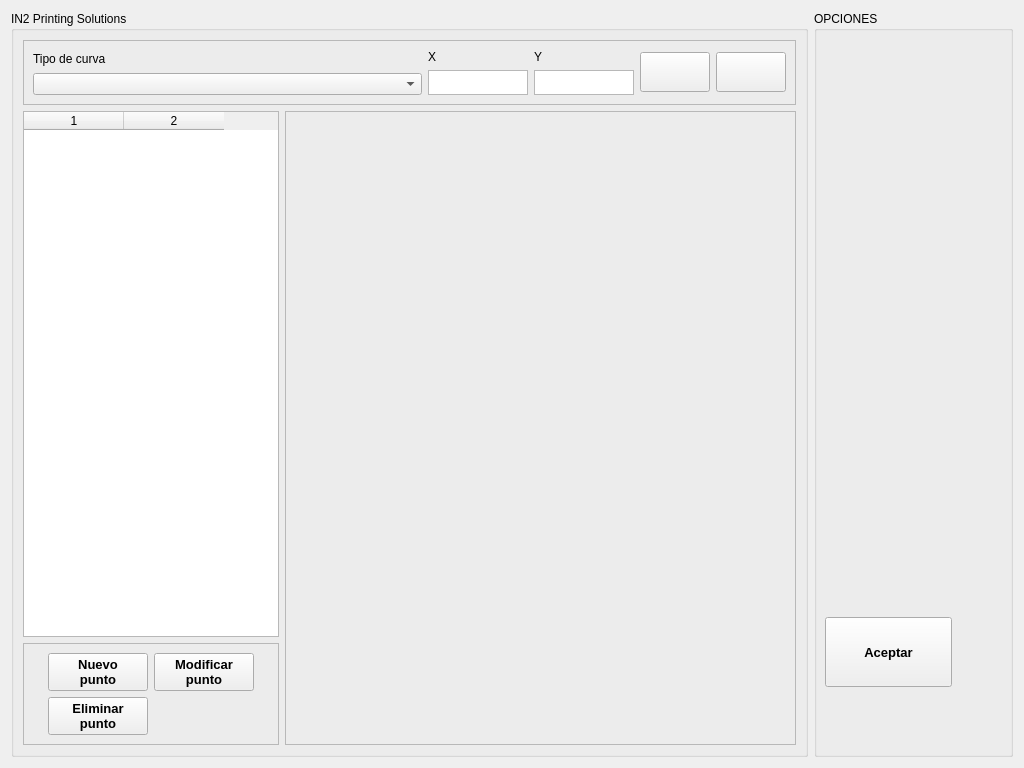
<?xml version="1.0" encoding="UTF-8"?>
<ui version="4.0">
 <class>ConfigTablasUI</class>
 <widget class="QWidget" name="ConfigTablasUI">
  <property name="geometry">
   <rect>
    <x>0</x>
    <y>0</y>
    <width>1024</width>
    <height>768</height>
   </rect>
  </property>
  <property name="sizePolicy">
   <sizepolicy hsizetype="Expanding" vsizetype="Preferred">
    <horstretch>0</horstretch>
    <verstretch>0</verstretch>
   </sizepolicy>
  </property>
  <property name="windowTitle">
   <string>IN2PS</string>
  </property>
  <property name="windowOpacity">
   <double>1.000000000000000</double>
  </property>
  <layout class="QGridLayout" name="gridLayout">
   <item row="0" column="0">
    <widget class="QGroupBox" name="groupBox_2">
     <property name="sizePolicy">
      <sizepolicy hsizetype="Expanding" vsizetype="Preferred">
       <horstretch>12</horstretch>
       <verstretch>20</verstretch>
      </sizepolicy>
     </property>
     <property name="minimumSize">
      <size>
       <width>0</width>
       <height>0</height>
      </size>
     </property>
     <property name="font">
      <font>
       <pointsize>9</pointsize>
      </font>
     </property>
     <property name="title">
      <string>IN2 Printing Solutions</string>
     </property>
     <layout class="QGridLayout" name="gridLayout_5">
      <item row="0" column="0" colspan="2">
       <widget class="QFrame" name="frame">
        <property name="sizePolicy">
         <sizepolicy hsizetype="Preferred" vsizetype="Fixed">
          <horstretch>0</horstretch>
          <verstretch>0</verstretch>
         </sizepolicy>
        </property>
        <property name="maximumSize">
         <size>
          <width>16777215</width>
          <height>70</height>
         </size>
        </property>
        <property name="frameShape">
         <enum>QFrame::StyledPanel</enum>
        </property>
        <property name="frameShadow">
         <enum>QFrame::Raised</enum>
        </property>
        <layout class="QHBoxLayout" name="horizontalLayout_3">
         <item>
          <layout class="QVBoxLayout" name="verticalLayout_2">
           <item>
            <widget class="QLabel" name="label_4">
             <property name="sizePolicy">
              <sizepolicy hsizetype="Preferred" vsizetype="Preferred">
               <horstretch>1</horstretch>
               <verstretch>0</verstretch>
              </sizepolicy>
             </property>
             <property name="font">
              <font>
               <pointsize>9</pointsize>
              </font>
             </property>
             <property name="text">
              <string>Tipo de curva</string>
             </property>
            </widget>
           </item>
           <item>
            <widget class="QComboBox" name="m_TipoCurva">
             <property name="sizePolicy">
              <sizepolicy hsizetype="Expanding" vsizetype="Minimum">
               <horstretch>0</horstretch>
               <verstretch>0</verstretch>
              </sizepolicy>
             </property>
             <property name="maximumSize">
              <size>
               <width>10000</width>
               <height>25</height>
              </size>
             </property>
            </widget>
           </item>
          </layout>
         </item>
         <item>
          <layout class="QGridLayout" name="gridLayout_2">
           <item row="0" column="0">
            <widget class="QLabel" name="lbl_x">
             <property name="sizePolicy">
              <sizepolicy hsizetype="Preferred" vsizetype="Preferred">
               <horstretch>1</horstretch>
               <verstretch>0</verstretch>
              </sizepolicy>
             </property>
             <property name="font">
              <font>
               <pointsize>9</pointsize>
              </font>
             </property>
             <property name="text">
              <string>X</string>
             </property>
            </widget>
           </item>
           <item row="0" column="1">
            <widget class="QLabel" name="lbl_y">
             <property name="sizePolicy">
              <sizepolicy hsizetype="Preferred" vsizetype="Preferred">
               <horstretch>0</horstretch>
               <verstretch>0</verstretch>
              </sizepolicy>
             </property>
             <property name="font">
              <font>
               <pointsize>9</pointsize>
              </font>
             </property>
             <property name="text">
              <string>Y</string>
             </property>
            </widget>
           </item>
           <item row="1" column="0">
            <widget class="QTextEdit" name="m_x">
             <property name="sizePolicy">
              <sizepolicy hsizetype="Maximum" vsizetype="Minimum">
               <horstretch>0</horstretch>
               <verstretch>0</verstretch>
              </sizepolicy>
             </property>
             <property name="maximumSize">
              <size>
               <width>100</width>
               <height>25</height>
              </size>
             </property>
             <property name="verticalScrollBarPolicy">
              <enum>Qt::ScrollBarAlwaysOff</enum>
             </property>
             <property name="horizontalScrollBarPolicy">
              <enum>Qt::ScrollBarAlwaysOff</enum>
             </property>
            </widget>
           </item>
           <item row="1" column="1">
            <widget class="QTextEdit" name="m_y">
             <property name="sizePolicy">
              <sizepolicy hsizetype="Maximum" vsizetype="Minimum">
               <horstretch>0</horstretch>
               <verstretch>0</verstretch>
              </sizepolicy>
             </property>
             <property name="maximumSize">
              <size>
               <width>100</width>
               <height>25</height>
              </size>
             </property>
             <property name="verticalScrollBarPolicy">
              <enum>Qt::ScrollBarAlwaysOff</enum>
             </property>
             <property name="horizontalScrollBarPolicy">
              <enum>Qt::ScrollBarAlwaysOff</enum>
             </property>
            </widget>
           </item>
          </layout>
         </item>
         <item>
          <layout class="QHBoxLayout" name="horizontalLayout">
           <item>
            <widget class="QPushButton" name="m_AceptarValores">
             <property name="sizePolicy">
              <sizepolicy hsizetype="Fixed" vsizetype="Fixed">
               <horstretch>0</horstretch>
               <verstretch>0</verstretch>
              </sizepolicy>
             </property>
             <property name="minimumSize">
              <size>
               <width>70</width>
               <height>40</height>
              </size>
             </property>
             <property name="maximumSize">
              <size>
               <width>100</width>
               <height>16777215</height>
              </size>
             </property>
             <property name="text">
              <string/>
             </property>
             <property name="icon">
              <iconset resource="../../Xaar/SinglePass/shared.qrc">
               <normaloff>:/res/images/Ok_32x32.png</normaloff>:/res/images/Ok_32x32.png</iconset>
             </property>
            </widget>
           </item>
           <item>
            <widget class="QPushButton" name="m_CancelarValores">
             <property name="sizePolicy">
              <sizepolicy hsizetype="Fixed" vsizetype="Fixed">
               <horstretch>0</horstretch>
               <verstretch>0</verstretch>
              </sizepolicy>
             </property>
             <property name="minimumSize">
              <size>
               <width>70</width>
               <height>40</height>
              </size>
             </property>
             <property name="maximumSize">
              <size>
               <width>100</width>
               <height>16777215</height>
              </size>
             </property>
             <property name="text">
              <string/>
             </property>
             <property name="icon">
              <iconset resource="../../Xaar/SinglePass/shared.qrc">
               <normaloff>:/res/images/Cancel_32x32.png</normaloff>:/res/images/Cancel_32x32.png</iconset>
             </property>
            </widget>
           </item>
          </layout>
         </item>
        </layout>
       </widget>
      </item>
      <item row="1" column="0">
       <widget class="QTableWidget" name="m_Tabla">
        <property name="sizePolicy">
         <sizepolicy hsizetype="Expanding" vsizetype="Expanding">
          <horstretch>0</horstretch>
          <verstretch>0</verstretch>
         </sizepolicy>
        </property>
        <property name="minimumSize">
         <size>
          <width>0</width>
          <height>0</height>
         </size>
        </property>
        <property name="columnCount">
         <number>2</number>
        </property>
        <column/>
        <column/>
       </widget>
      </item>
      <item row="1" column="1" rowspan="2">
       <widget class="QwtPlot" name="frameGrafico">
        <property name="sizePolicy">
         <sizepolicy hsizetype="Expanding" vsizetype="Expanding">
          <horstretch>5</horstretch>
          <verstretch>0</verstretch>
         </sizepolicy>
        </property>
        <property name="minimumSize">
         <size>
          <width>0</width>
          <height>0</height>
         </size>
        </property>
        <property name="frameShape">
         <enum>QFrame::StyledPanel</enum>
        </property>
        <property name="frameShadow">
         <enum>QFrame::Raised</enum>
        </property>
       </widget>
      </item>
      <item row="2" column="0">
       <widget class="QFrame" name="frame_2">
        <property name="minimumSize">
         <size>
          <width>100</width>
          <height>50</height>
         </size>
        </property>
        <property name="frameShape">
         <enum>QFrame::StyledPanel</enum>
        </property>
        <property name="frameShadow">
         <enum>QFrame::Raised</enum>
        </property>
        <layout class="QGridLayout" name="gridLayout_4">
         <item row="0" column="0">
          <layout class="QGridLayout" name="gridLayout_3">
           <item row="0" column="0">
            <widget class="QPushButton" name="m_NuevoPunto">
             <property name="sizePolicy">
              <sizepolicy hsizetype="Preferred" vsizetype="Preferred">
               <horstretch>0</horstretch>
               <verstretch>0</verstretch>
              </sizepolicy>
             </property>
             <property name="maximumSize">
              <size>
               <width>100</width>
               <height>50</height>
              </size>
             </property>
             <property name="font">
              <font>
               <pointsize>10</pointsize>
               <weight>75</weight>
               <bold>true</bold>
              </font>
             </property>
             <property name="text">
              <string>Nuevo
punto</string>
             </property>
             <property name="icon">
              <iconset resource="../../Xaar/SinglePass/shared.qrc">
               <normaloff>:/res/images/Nuevo.png</normaloff>:/res/images/Nuevo.png</iconset>
             </property>
             <property name="iconSize">
              <size>
               <width>24</width>
               <height>24</height>
              </size>
             </property>
            </widget>
           </item>
           <item row="0" column="1">
            <widget class="QPushButton" name="m_ModificarPunto">
             <property name="sizePolicy">
              <sizepolicy hsizetype="Preferred" vsizetype="Preferred">
               <horstretch>0</horstretch>
               <verstretch>0</verstretch>
              </sizepolicy>
             </property>
             <property name="maximumSize">
              <size>
               <width>100</width>
               <height>50</height>
              </size>
             </property>
             <property name="font">
              <font>
               <pointsize>10</pointsize>
               <weight>75</weight>
               <bold>true</bold>
              </font>
             </property>
             <property name="text">
              <string>Modificar
punto</string>
             </property>
             <property name="icon">
              <iconset resource="../../Xaar/SinglePass/shared.qrc">
               <normaloff>:/res/images/edit.png</normaloff>:/res/images/edit.png</iconset>
             </property>
             <property name="iconSize">
              <size>
               <width>24</width>
               <height>24</height>
              </size>
             </property>
            </widget>
           </item>
           <item row="1" column="0">
            <widget class="QPushButton" name="m_EliminarPunto">
             <property name="sizePolicy">
              <sizepolicy hsizetype="Preferred" vsizetype="Preferred">
               <horstretch>0</horstretch>
               <verstretch>0</verstretch>
              </sizepolicy>
             </property>
             <property name="maximumSize">
              <size>
               <width>100</width>
               <height>50</height>
              </size>
             </property>
             <property name="font">
              <font>
               <pointsize>10</pointsize>
               <weight>75</weight>
               <bold>true</bold>
              </font>
             </property>
             <property name="text">
              <string>Eliminar
punto</string>
             </property>
             <property name="icon">
              <iconset resource="../../Xaar/SinglePass/shared.qrc">
               <normaloff>:/res/images/Basura.png</normaloff>:/res/images/Basura.png</iconset>
             </property>
             <property name="iconSize">
              <size>
               <width>24</width>
               <height>24</height>
              </size>
             </property>
            </widget>
           </item>
          </layout>
         </item>
        </layout>
       </widget>
      </item>
     </layout>
    </widget>
   </item>
   <item row="0" column="1">
    <widget class="QGroupBox" name="groupBox_3">
     <property name="sizePolicy">
      <sizepolicy hsizetype="Expanding" vsizetype="Preferred">
       <horstretch>3</horstretch>
       <verstretch>0</verstretch>
      </sizepolicy>
     </property>
     <property name="title">
      <string>OPCIONES</string>
     </property>
     <widget class="QPushButton" name="m_Aceptar">
      <property name="geometry">
       <rect>
        <x>11</x>
        <y>606</y>
        <width>127</width>
        <height>70</height>
       </rect>
      </property>
      <property name="sizePolicy">
       <sizepolicy hsizetype="Ignored" vsizetype="Ignored">
        <horstretch>0</horstretch>
        <verstretch>0</verstretch>
       </sizepolicy>
      </property>
      <property name="maximumSize">
       <size>
        <width>16777215</width>
        <height>100</height>
       </size>
      </property>
      <property name="font">
       <font>
        <pointsize>10</pointsize>
        <weight>75</weight>
        <bold>true</bold>
       </font>
      </property>
      <property name="text">
       <string>Aceptar</string>
      </property>
      <property name="icon">
       <iconset resource="../../Xaar/SinglePass/shared.qrc">
        <normaloff>:/res/images/Ok.png</normaloff>:/res/images/Ok.png</iconset>
      </property>
      <property name="iconSize">
       <size>
        <width>60</width>
        <height>60</height>
       </size>
      </property>
     </widget>
    </widget>
   </item>
  </layout>
 </widget>
 <customwidgets>
  <customwidget>
   <class>QwtPlot</class>
   <extends>QFrame</extends>
   <header>qwt_plot.h</header>
   <container>1</container>
  </customwidget>
 </customwidgets>
 <tabstops>
  <tabstop>m_Aceptar</tabstop>
 </tabstops>
 <resources>
  <include location="../../Xaar/SinglePass/shared.qrc"/>
 </resources>
 <connections/>
</ui>
